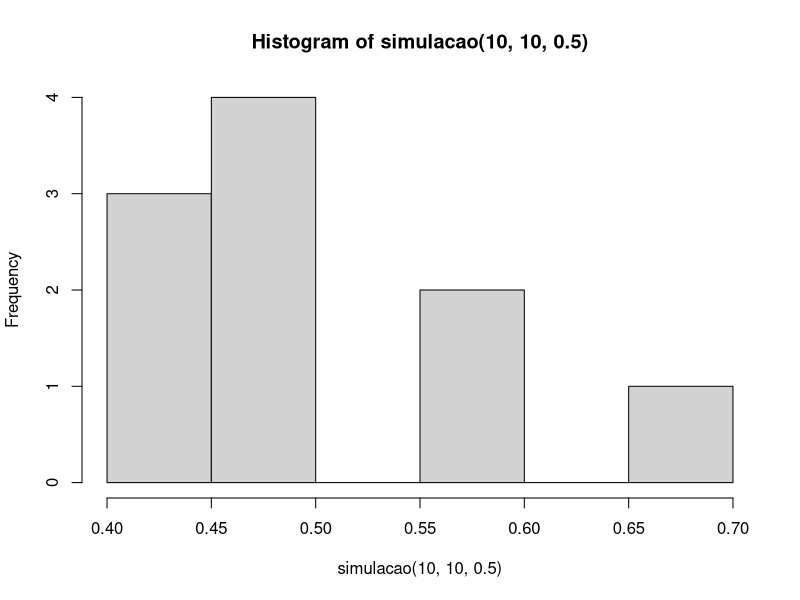
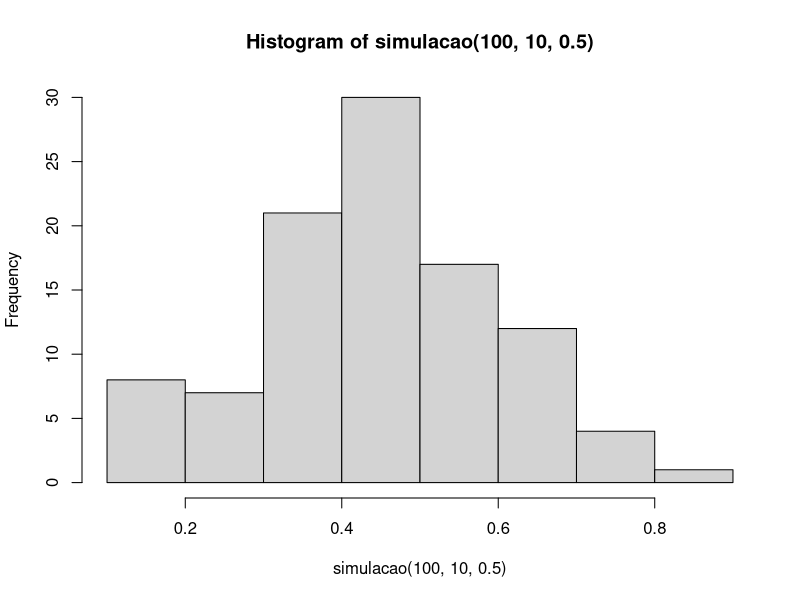
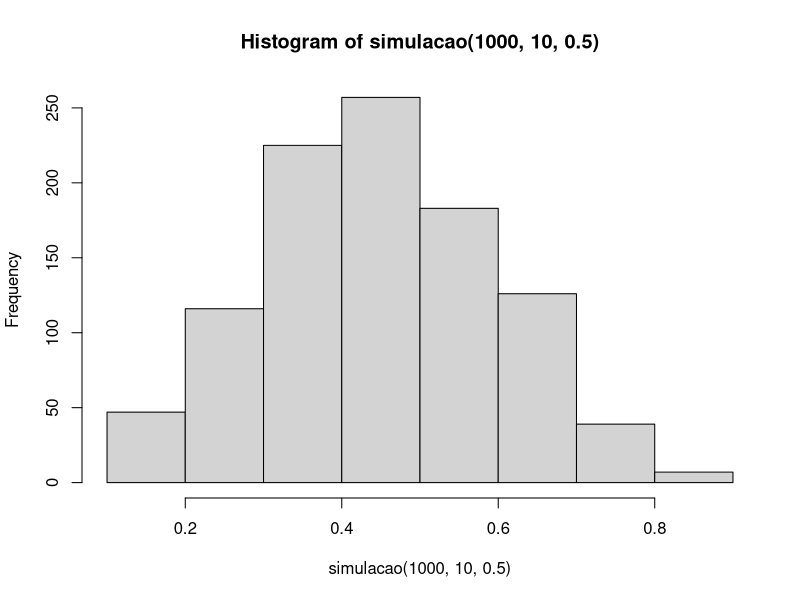

Source code (R) for these figures, in order:
moeda <- function(p){
  y=c()
  x <- runif(1)
  if(p>x){
    y = 1
  }else{
    y = 0
  }
  return(y)
}
moeda(0.5)

moedas <- function(n,p){
  z=c()
  for(i in 1:n){
  x <- runif(1)
  if(p>x){
    z[i]=1
  }else{
    z[i]=0
  }
  }
  return(z)
}
moedas(5,0.5)

proporcao <- function(resultados)
{
  x <- table(resultados)
  x <- x[names(x)==1]/length(resultados)
  return(x)
}
proporcao(c(1,1,1,0,1,0,0,1,0,1))

simulacao <- function(k,n,p){
  y=c()
  for(i in 1:k){
  x <- moedas(n,p)
  y[i] <- proporcao(x)
  }
  return(y)
}
simulacao(5,10,0.5)

hist(simulacao(10,10,0.5))
hist(simulacao(100,10,0.5))
hist(simulacao(1000,10,0.5))
